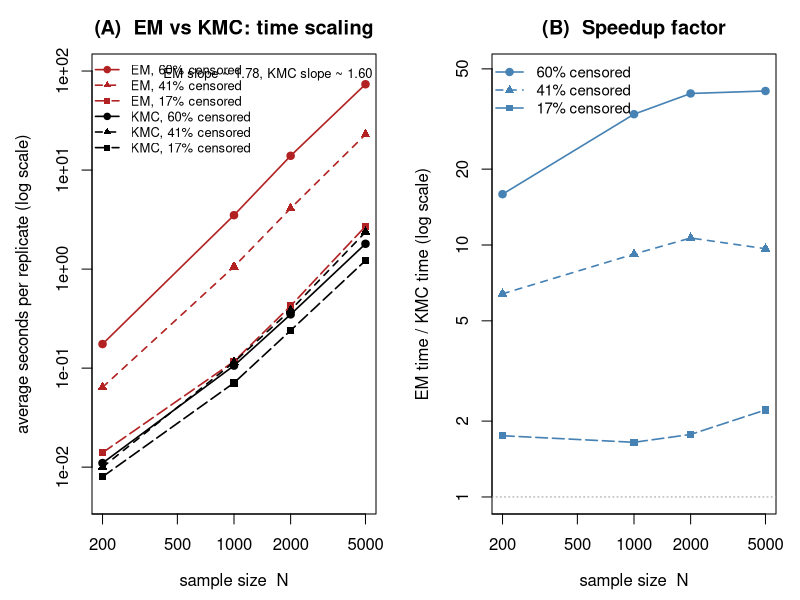

Write the R code that produced this figure.
## sim/kmc_runtime.R
##
## fig/kmc_runtime.pdf -- log-log runtime comparison from the
## KMC chapter's tabulated benchmarks (Table 2.2 / Tabexp1 in
## the published Zhou-Yang 2015 paper).  Visualises the EM-vs-KMC
## speedup that the chapter currently only reports in numerical form.

## Data extracted from Table 2.2 / tabexp1 in KMC.tex:
##   N \in {200, 1000, 2000, 5000}
##   Three censoring-rate regimes:
##     60% censored (beta=1.5)
##     41% censored (beta=0.7)
##     17% censored (beta=0.2)
##   Two solvers: EM, KMC (numeric derivative)

ns        <- c(200, 1000, 2000, 5000)

em_60     <- c(0.175,  3.503, 13.935, 73.562)
em_41     <- c(0.064,  1.058,  4.104, 22.878)
em_17     <- c(0.014,  0.117,  0.425,  2.702)

kmc_60    <- c(0.011,  0.106,  0.349,  1.801)
kmc_41    <- c(0.010,  0.115,  0.385,  2.367)
kmc_17    <- c(0.008,  0.071,  0.240,  1.220)

pdf("fig/kmc_runtime.pdf", width = 9.5, height = 4.5)
par(mfrow = c(1, 2), mar = c(4.3, 4.6, 2.7, 1.2))

## --- Panel A: log-log time vs n ---
plot(NA, log = "xy",
     xlim = range(ns),
     ylim = range(c(em_60, em_41, em_17, kmc_60, kmc_41, kmc_17,
                     0.005, 100)),
     xlab = expression("sample size  " * N),
     ylab = "average seconds per replicate (log scale)",
     main = "(A)  EM vs KMC: time scaling")

## EM curves
lines(ns,  em_60, col = "firebrick", lty = 1, lwd = 1.6)
points(ns, em_60, col = "firebrick", pch = 19)
lines(ns,  em_41, col = "firebrick", lty = 2, lwd = 1.6)
points(ns, em_41, col = "firebrick", pch = 17)
lines(ns,  em_17, col = "firebrick", lty = 5, lwd = 1.6)
points(ns, em_17, col = "firebrick", pch = 15)

## KMC curves
lines(ns,  kmc_60, col = "black", lty = 1, lwd = 1.6)
points(ns, kmc_60, col = "black", pch = 19)
lines(ns,  kmc_41, col = "black", lty = 2, lwd = 1.6)
points(ns, kmc_41, col = "black", pch = 17)
lines(ns,  kmc_17, col = "black", lty = 5, lwd = 1.6)
points(ns, kmc_17, col = "black", pch = 15)

legend("topleft", inset = c(0, 0),
       legend = c(
         "EM, 60% censored",
         "EM, 41% censored",
         "EM, 17% censored",
         "KMC, 60% censored",
         "KMC, 41% censored",
         "KMC, 17% censored"),
       col = c(rep("firebrick", 3), rep("black", 3)),
       lty = rep(c(1, 2, 5), 2),
       pch = rep(c(19, 17, 15), 2),
       lwd = 1.6, cex = 0.78, bty = "n")

## fit empirical complexity exponents on log-log
fit_slope <- function(x, y) coef(lm(log(y) ~ log(x)))[2L]
alpha_em_60  <- fit_slope(ns, em_60)
alpha_em_41  <- fit_slope(ns, em_41)
alpha_em_17  <- fit_slope(ns, em_17)
alpha_kmc_60 <- fit_slope(ns, kmc_60)
alpha_kmc_41 <- fit_slope(ns, kmc_41)
alpha_kmc_17 <- fit_slope(ns, kmc_17)
mtext(sprintf("EM slope ~ %.2f, KMC slope ~ %.2f",
              mean(c(alpha_em_60, alpha_em_41, alpha_em_17)),
              mean(c(alpha_kmc_60, alpha_kmc_41, alpha_kmc_17))),
      side = 3, line = -1.4, cex = 0.78, adj = 0.95)

## --- Panel B: speedup vs n ---
speedup_60 <- em_60 / kmc_60
speedup_41 <- em_41 / kmc_41
speedup_17 <- em_17 / kmc_17
plot(NA, log = "xy",
     xlim = range(ns),
     ylim = c(1, max(c(speedup_60, speedup_41, speedup_17)) * 1.2),
     xlab = expression("sample size  " * N),
     ylab = "EM time / KMC time (log scale)",
     main = "(B)  Speedup factor")
abline(h = 1, col = "grey60", lty = 3)
lines(ns,  speedup_60, col = "steelblue", lty = 1, lwd = 1.6)
points(ns, speedup_60, col = "steelblue", pch = 19)
lines(ns,  speedup_41, col = "steelblue", lty = 2, lwd = 1.6)
points(ns, speedup_41, col = "steelblue", pch = 17)
lines(ns,  speedup_17, col = "steelblue", lty = 5, lwd = 1.6)
points(ns, speedup_17, col = "steelblue", pch = 15)
legend("topleft",
       legend = c("60% censored", "41% censored", "17% censored"),
       col = "steelblue", lty = c(1, 2, 5), pch = c(19, 17, 15),
       lwd = 1.6, cex = 0.9, bty = "n")

dev.off()
cat("Wrote fig/kmc_runtime.pdf\n")
